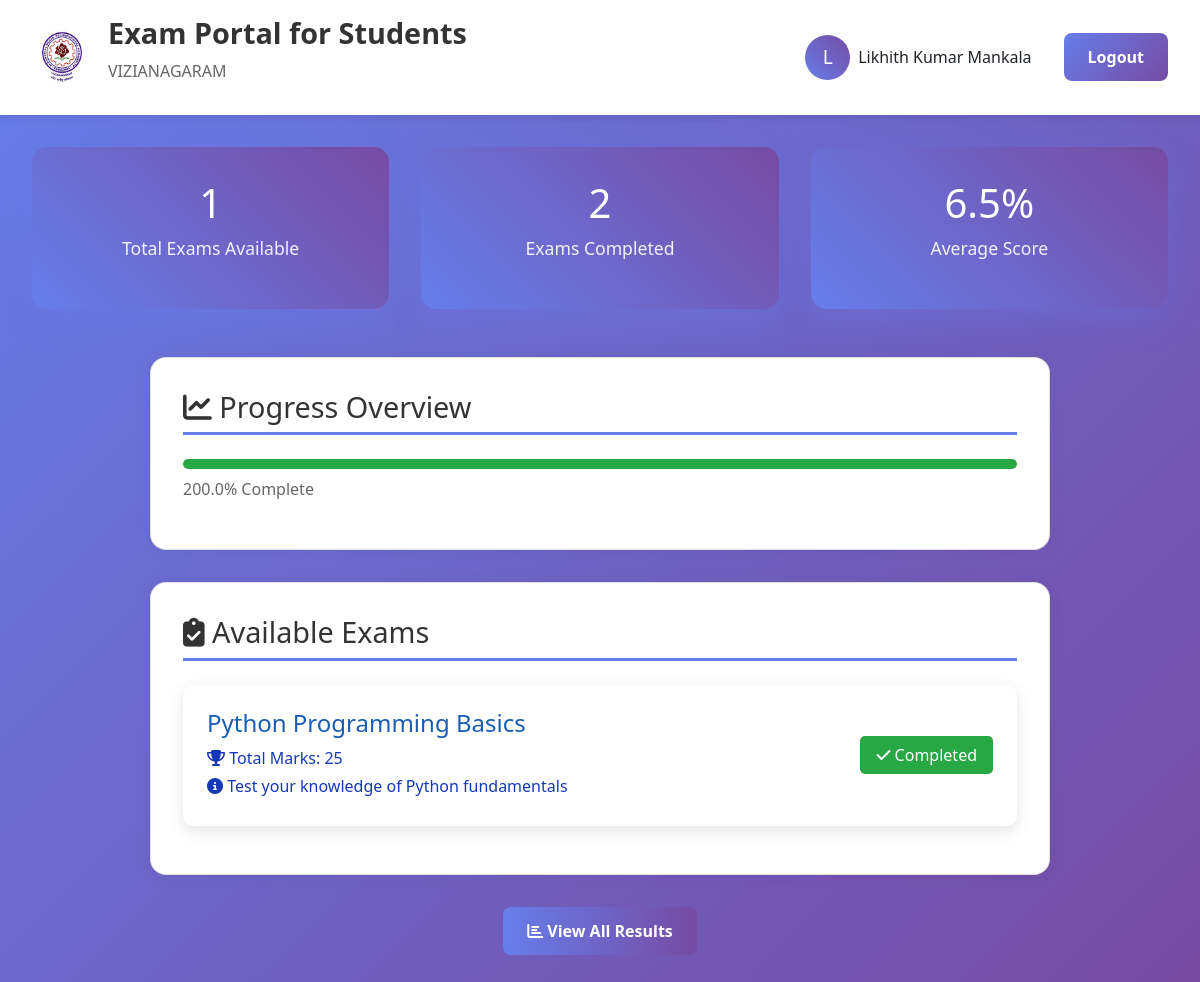
The page /dashboard (signed in) on the database its author committed.
### app.py (models this page shows)
class User(db.Model):
    id = db.Column(db.Integer, primary_key=True)
    name = db.Column(db.String(100), nullable=False)
    roll_no = db.Column(db.String(20), unique=True, nullable=False)
    email = db.Column(db.String(120), unique=True, nullable=False)
    phone_number = db.Column(db.String(15), nullable=False)
    address = db.Column(db.Text, nullable=False)
    branch = db.Column(db.String(50), nullable=False)
    gender = db.Column(db.String(10), nullable=False)
    password_hash = db.Column(db.String(120), nullable=False)
    profile_pic = db.Column(db.String(120), default='default.jpg')
    created_at = db.Column(db.DateTime, default=datetime.utcnow)

class Exam(db.Model):
    id = db.Column(db.Integer, primary_key=True)
    title = db.Column(db.String(200), nullable=False)
    description = db.Column(db.Text)
    duration_minutes = db.Column(db.Integer, default=60)
    total_marks = db.Column(db.Integer, default=100)
    created_at = db.Column(db.DateTime, default=datetime.utcnow)
    is_active = db.Column(db.Boolean, default=True)

### app.py (the view)
@app.route('/dashboard')
def dashboard():
    if not is_logged_in():
        return redirect(url_for('login'))
    user = User.query.get(session['user_id'])
    exams = Exam.query.filter_by(is_active=True).all()
    results = ExamResult.query.filter_by(user_id=user.id).all()
    total_exams = len(exams)
    completed_exams = len(results)
    avg_score = sum(r.score for r in results) / len(results) if results else 0
    progress_stats = {
        'total_exams': total_exams,
        'completed_exams': completed_exams,
        'avg_score': round(avg_score, 1),
        'completion_rate': round((completed_exams / total_exams * 100) if total_exams > 0 else 0, 1)
    }
    session.pop('exam_submitted', None)
    return render_template('dashboard.html', user=user, exams=exams, results=results, progress_stats=progress_stats)

### app.py (called while the page is built)
def is_logged_in():
    return 'user_id' in session

### templates/dashboard.html (shortened to what this page needs)
{% extends "base.html" %}
{% block content %}
<div class="dashboard-grid">
    <div class="stats-card">
        <h3>{{ progress_stats.total_exams }}</h3>
        <p>Total Exams Available</p>
    </div>
    <div class="stats-card">
        <h3>{{ progress_stats.completed_exams }}</h3>
        <p>Exams Completed</p>
    </div>
    <div class="stats-card">
        <h3>{{ progress_stats.avg_score }}%</h3>
        <p>Average Score</p>
    </div>
</div>
<div class="card">
    <h2 class="section-title"><i class="fas fa-chart-line"></i> Progress Overview</h2>
    <div style="background: linear-gradient(90deg, #667eea, #764ba2); height: 10px; border-radius: 5px; overflow: hidden;">
        <div style="background: #28a745; height: 100%; width: {{ progress_stats.completion_rate }}%; transition: width 0.3s ease;"></div>
    </div>
    <p style="margin-top: 0.5rem; color: #666;">{{ progress_stats.completion_rate }}% Complete</p>
</div>
<div class="card">
    <h2 class="section-title"><i class="fas fa-clipboard-check"></i> Available Exams</h2>
    {% for exam in exams %}
        <div class="exam-item">
            <div class="exam-info">
                <h4>{{ exam.title }}</h4>
                <p><i class="fas fa-trophy"></i> Total Marks: {{ exam.total_marks }}</p>
                <p><i class="fas fa-info-circle"></i> {{ exam.description }}</p>
            </div>
            <div>
                {% set user_result = results | selectattr('exam_id', 'equalto', exam.id) | first %}
                {% if user_result %}
                    <span style="background: #28a745; color: white; padding: 0.5rem 1rem; border-radius: 5px;">
                        <i class="fas fa-check"></i> Completed
                    </span>
                {% else %}
                    <a href="{{ url_for('take_exam', exam_id=exam.id) }}" class="btn btn-primary">
                        <i class="fas fa-play"></i> Take Exam
                    </a>
                {% endif %}
            </div>
        </div>
    {% endfor %}
</div>
<div style="text-align: center; margin-top: 2rem;">
    <a href="{{ url_for('results') }}" class="btn btn-secondary"
       style="background: linear-gradient(to right, #667eea, #764ba2); color: white; border: none;">
        <i class="fas fa-chart-bar"></i> View All Results
    </a>
</div>
{% endblock %}

### templates/base.html (shortened to what this page needs)
<!DOCTYPE html>
<html lang="en">
<head>
    <link href="https://cdnjs.cloudflare.com/ajax/libs/font-awesome/6.0.0/css/all.min.css" rel="stylesheet">
<link rel="stylesheet" href="https://cdn.jsdelivr.net/npm/bootstrap@4.6.2/dist/css/bootstrap.min.css">
<link rel="stylesheet" href="https://cdnjs.cloudflare.com/ajax/libs/font-awesome/6.4.0/css/all.min.css">
</head>
<body>
    <header class="header">
        <div class="logo-section">
            <div class="logo">
 <img src="{{ url_for('static', filename='uploads/default.jpg') }}" alt="JNTU Logo" class="logo-img">
</div>
            <div class="university-info">
                <h1>Exam Portal for Students</h1>
                <p>VIZIANAGARAM</p>
            </div>
        </div>
        <div class="profile-section">
    {% if session.user_name %}
        <a href="{{ url_for('profile') }}" style="display: flex; align-items: center; gap: 0.5rem; text-decoration: none; color: inherit;">
            <div class="profile-pic">{{ session.user_name[0].upper() }}</div>
            <span>{{ session.user_name }}</span>
        </a>
        <a href="{{ url_for('logout') }}" class="btn btn-secondary" style="margin-left: 1rem;">Logout</a>
    {% else %}
        <a href="{{ url_for('login') }}" class="btn btn-primary">Login</a>
        <a href="{{ url_for('register') }}" class="btn btn-secondary">Register</a>
    {% endif %}
</div>
    </header>
    <div class="container">
        {% block content %}{% endblock %}
    </div>
</body>
</html>

### templates/base.html (style rules this page uses)
* { margin: 0; padding: 0; box-sizing: border-box; }
body { font-family: 'Segoe UI', Tahoma, Geneva, Verdana, sans-serif; background: linear-gradient(135deg, #667eea 0%, #764ba2 100%); min-height: 100vh; }
.header { background: white; padding: 1rem 2rem; box-shadow: 0 2px 10px rgba(0,0,0,0.1); display: flex; justify-content: space-between; align-items: center; position: sticky; top: 0; z-index: 1000; }
.logo-section { display: flex; align-items: center; gap: 1rem; }
.logo { width: 60px; height: 60px; border-radius: 50%; overflow: hidden; display: flex; align-items: center; justify-content: center; background-color: white; }
.logo-img { width: 100%; height: 100%; object-fit: cover; display: block; }
.university-info h1 { color: #333; font-size: 1.8rem; font-weight: 700; }
.university-info p { color: #666; font-size: 1rem; margin-top: 0.2rem; }
.profile-section { display: flex; align-items: center; gap: 1rem; }
.profile-pic { width: 45px; height: 45px; border-radius: 50%; background: linear-gradient(45deg, #667eea, #764ba2); display: flex; align-items: center; justify-content: center; color: white; font-size: 1.2rem; }
.container { max-width: 1200px; margin: 0 auto; padding: 2rem; }
.btn { padding: 0.75rem 1.5rem; border: none; border-radius: 8px; font-size: 1rem; font-weight: 600; cursor: pointer; transition: all 0.3s ease; text-decoration: none; display: inline-block; text-align: center; }
.btn-secondary { background: linear-gradient(135deg, #667eea, #764ba2); color: white; }
.card { background: white; border-radius: 15px; padding: 2rem; box-shadow: 0 10px 30px rgba(0,0,0,0.1); margin-bottom: 2rem; animation: fadeIn 0.6s ease-out; transition: transform 0.3s ease; }
.card { background: #fff; padding: 2rem; border-radius: 1rem; box-shadow: 0 0 20px rgba(0, 0, 0, 0.05); margin: 2rem auto; max-width: 900px; }

### templates/dashboard.html (style rules this page uses)
.dashboard-grid { display: grid; grid-template-columns: repeat(auto-fit, minmax(300px, 1fr)); gap: 2rem; margin-bottom: 3rem; }
.stats-card { background: linear-gradient(45deg, #667eea, #764ba2); color: white; text-align: center; padding: 2rem; border-radius: 15px; box-shadow: 0 10px 30px rgba(102, 126, 234, 0.3); }
.stats-card h3 { font-size: 2.5rem; margin-bottom: 0.5rem; }
.stats-card p { font-size: 1.1rem; opacity: 0.9; }
.section-title { font-size: 1.8rem; color: #333; margin-bottom: 1.5rem; border-bottom: 3px solid #667eea; padding-bottom: 0.5rem; }
.exam-item { background: white; border-radius: 10px; padding: 1.5rem; margin-bottom: 1rem; box-shadow: 0 5px 15px rgba(0,0,0,0.1); display: flex; justify-content: space-between; align-items: center; transition: all 0.3s ease; }
.exam-info h4 { color: #1a5db5; margin-bottom: 0.5rem; }
.exam-info p { color: #1538b8; margin-bottom: 0.25rem; }

### rows shown on the page
User: user_name "Likhith Kumar Mankala"
Exam: title "Python Programming Basics", total_marks "25", description "Test your knowledge of Python fundamentals"

### other values the page prints
{{ session.user_name[0].upper() }} "L"
{{ progress_stats.total_exams }} "1"
{{ progress_stats.completed_exams }} "2"
{{ progress_stats.avg_score }} "6.5"
{{ progress_stats.completion_rate }} "200.0"
